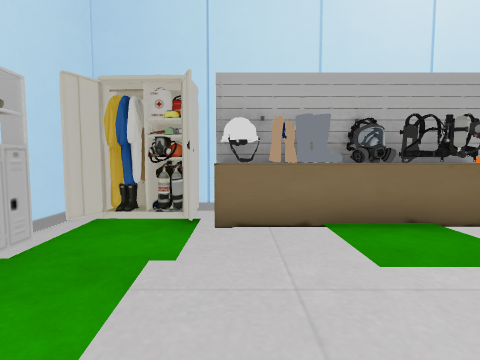
[1] (above)

13 first-person views from a walk through a scene from a Unity 3-D project. The camera is 1.2 m above the floor, tilts 4° down and sees 85° across. Doors are open. The floor is counted in squares, 1 m on a side. Each view is taken from the middle of a square. On the plan, view 1 faces up. The plan holds only what a view shows up to about 12 squares ahead; the rest is blank. The place goes on beyond the plan. The player is left out. Some surface patterns are stand-ins.

[2]
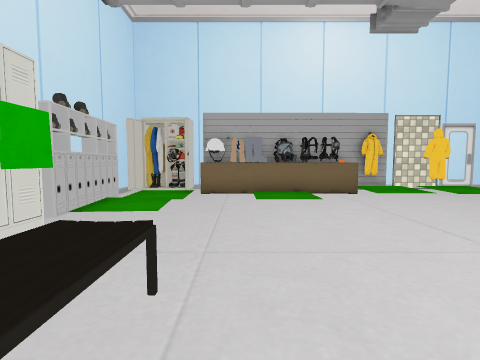

[3]
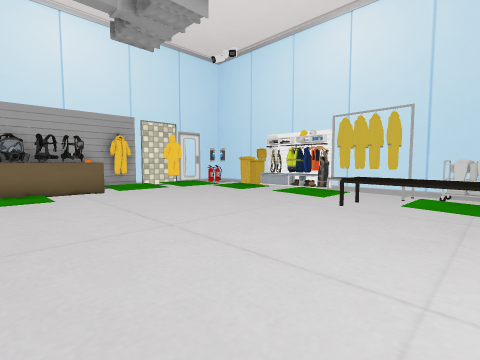

[4]
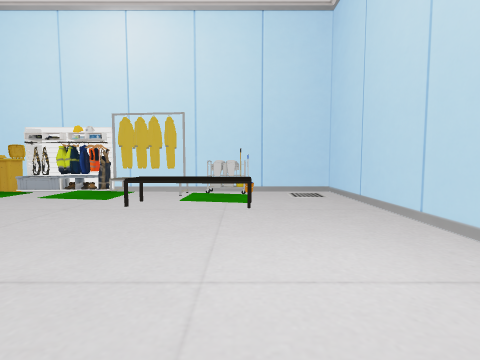

[5]
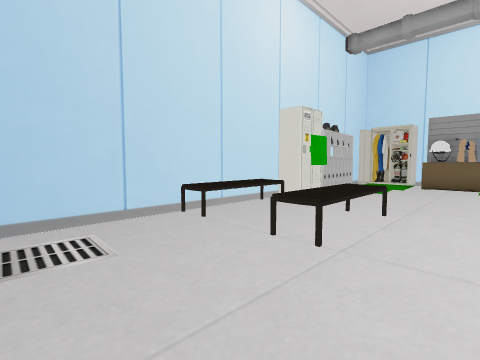

[6]
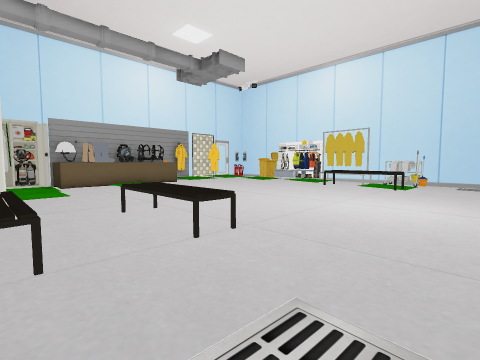

[7]
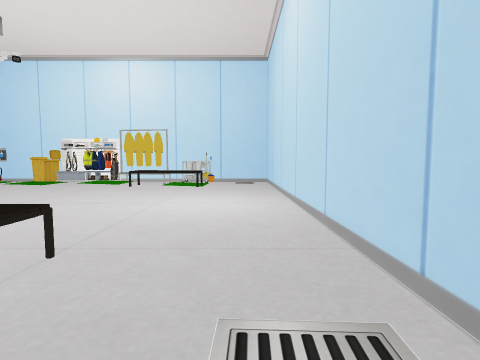

[8]
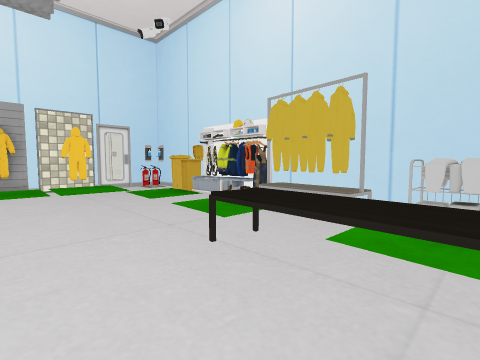

[9]
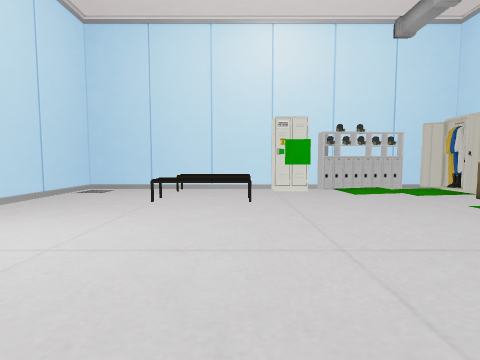

[10]
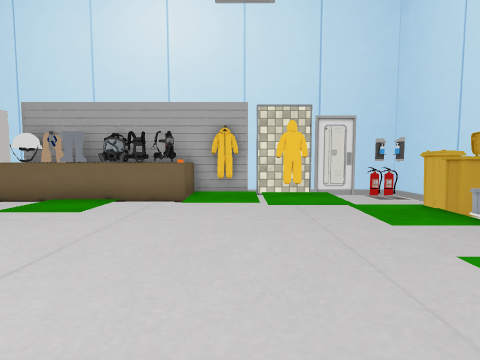

[11]
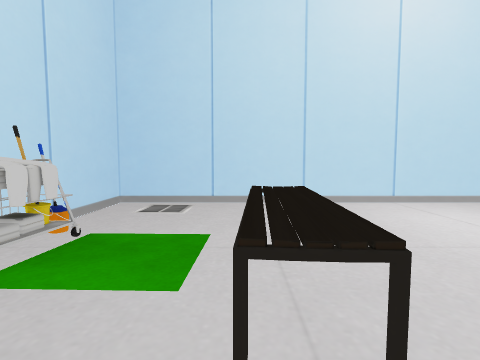

[12]
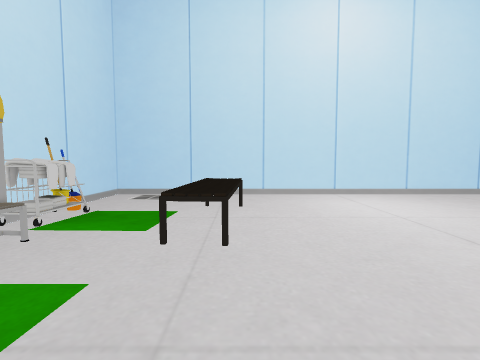

[13]
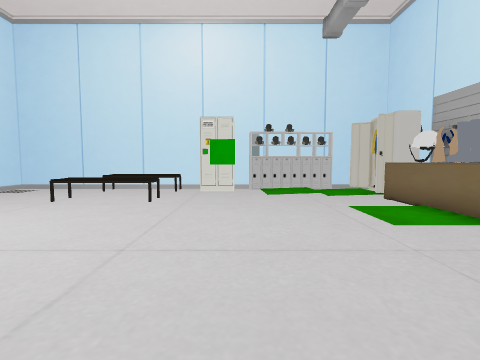

### Floor plan
Key: @ floor where view 1 was taken; # wall or solid block; . main floor; : floor 0.25 m higher than the main floor; / step, stairs or slope; D open door; = window, fence, low wall or low ledge; ^ raised ledge; O other object.
Columns run from 4 left of view 1 to 13 right of it. Each row starts with its distance up from view 1.
  6 ##O###^##^####DDO#
  5 #O.O=^^^#^::##...#
  4 OO........::::..##
  3 OO//........//..##
  2 OO..............#
  1 OO..............#
  0 ##..@.........//#
 -1 #O............::#
 -2 #............./##
 -3 #O..O..........###
 -4 #O..O.......OO..##
 -5 #O..O.......OO..O#
 -6 #...........OO..O#
 -7 #................#
 -8 #................#
 -9 #................#
-10 ##################

Positions as (right, up) in squares from view 1, and headings:
1: (0, 0), facing up
2: (1, -5), facing up
3: (2, -6), facing up-right
4: (2, -6), facing right
5: (2, -9), facing up-left
6: (-3, -9), facing up-right
7: (-3, -8), facing right
8: (6, -6), facing up-right
9: (8, -3), facing left
10: (7, -3), facing up
11: (9, -2), facing down
12: (8, 0), facing down
13: (8, 0), facing left
